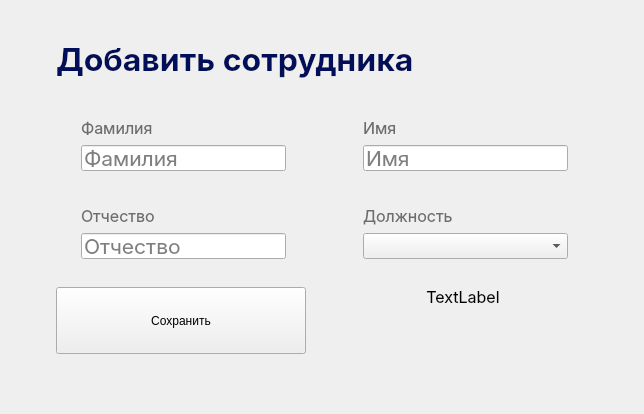
                <widget class="QWidget" name="roundedWidget_22" native="true">
                 <property name="sizePolicy">
                  <sizepolicy hsizetype="Preferred" vsizetype="Fixed">
                   <horstretch>0</horstretch>
                   <verstretch>0</verstretch>
                  </sizepolicy>
                 </property>
                 <layout class="QVBoxLayout" name="verticalLayout_43">
                  <property name="spacing">
                   <number>32</number>
                  </property>
                  <property name="leftMargin">
                   <number>56</number>
                  </property>
                  <property name="topMargin">
                   <number>40</number>
                  </property>
                  <property name="rightMargin">
                   <number>56</number>
                  </property>
                  <property name="bottomMargin">
                   <number>20</number>
                  </property>
                  <item>
                   <widget class="QLabel" name="label_121">
                    <property name="font">
                     <font>
                      <family>Inter</family>
                      <pointsize>24</pointsize>
                      <weight>75</weight>
                      <bold>true</bold>
                     </font>
                    </property>
                    <property name="styleSheet">
                     <string notr="true">color: #010E59;</string>
                    </property>
                    <property name="text">
                     <string>Добавить сотрудника</string>
                    </property>
                   </widget>
                  </item>
                  <item>
                   <layout class="QHBoxLayout" name="horizontalLayout_19">
                    <property name="spacing">
                     <number>32</number>
                    </property>
                    <item>
                     <layout class="QVBoxLayout" name="verticalLayout_124">
                      <property name="spacing">
                       <number>20</number>
                      </property>
                      <item>
                       <widget class="QWidget" name="borderWidget_19" native="true">
                        <property name="maximumSize">
                         <size>
                          <width>16777215</width>
                          <height>68</height>
                         </size>
                        </property>
                        <layout class="QVBoxLayout" name="verticalLayout_141">
                         <property name="spacing">
                          <number>0</number>
                         </property>
                         <property name="leftMargin">
                          <number>0</number>
                         </property>
                         <property name="topMargin">
                          <number>0</number>
                         </property>
                         <property name="rightMargin">
                          <number>0</number>
                         </property>
                         <property name="bottomMargin">
                          <number>0</number>
                         </property>
                         <item>
                          <widget class="QWidget" name="widget_24" native="true">
                           <property name="minimumSize">
                            <size>
                             <width>250</width>
                             <height>0</height>
                            </size>
                           </property>
                           <property name="cursor">
                            <cursorShape>IBeamCursor</cursorShape>
                           </property>
                           <layout class="QVBoxLayout" name="verticalLayout_142">
                            <property name="spacing">
                             <number>10</number>
                            </property>
                            <property name="leftMargin">
                             <number>25</number>
                            </property>
                            <property name="topMargin">
                             <number>5</number>
                            </property>
                            <property name="rightMargin">
                             <number>20</number>
                            </property>
                            <property name="bottomMargin">
                             <number>15</number>
                            </property>
                            <item>
                             <widget class="QLabel" name="label_122">
                              <property name="minimumSize">
                               <size>
                                <width>0</width>
                                <height>24</height>
                               </size>
                              </property>
                              <property name="font">
                               <font>
                                <family>Inter</family>
                                <pointsize>12</pointsize>
                               </font>
                              </property>
                              <property name="styleSheet">
                               <string notr="true">color: #6D6D6D;</string>
                              </property>
                              <property name="text">
                               <string>Фамилия</string>
                              </property>
                             </widget>
                            </item>
                            <item>
                             <widget class="QLineEdit" name="addRoute_number_2">
                              <property name="minimumSize">
                               <size>
                                <width>0</width>
                                <height>26</height>
                               </size>
                              </property>
                              <property name="font">
                               <font>
                                <family>Inter</family>
                                <pointsize>16</pointsize>
                               </font>
                              </property>
                              <property name="inputMask">
                               <string/>
                              </property>
                              <property name="text">
                               <string/>
                              </property>
                              <property name="placeholderText">
                               <string>Фамилия</string>
                              </property>
                             </widget>
                            </item>
                           </layout>
                          </widget>
                         </item>
                        </layout>
                       </widget>
                      </item>
                      <item>
                       <widget class="QWidget" name="borderWidget_20" native="true">
                        <property name="maximumSize">
                         <size>
                          <width>16777215</width>
                          <height>68</height>
                         </size>
                        </property>
                        <layout class="QVBoxLayout" name="verticalLayout_145">
                         <property name="spacing">
                          <number>0</number>
                         </property>
                         <property name="leftMargin">
                          <number>0</number>
                         </property>
                         <property name="topMargin">
                          <number>0</number>
                         </property>
                         <property name="rightMargin">
                          <number>0</number>
                         </property>
                         <property name="bottomMargin">
                          <number>0</number>
                         </property>
                         <item>
                          <widget class="QWidget" name="widget_26" native="true">
                           <property name="minimumSize">
                            <size>
                             <width>250</width>
                             <height>0</height>
                            </size>
                           </property>
                           <property name="cursor">
                            <cursorShape>IBeamCursor</cursorShape>
                           </property>
                           <layout class="QVBoxLayout" name="verticalLayout_146">
                            <property name="spacing">
                             <number>10</number>
                            </property>
                            <property name="leftMargin">
                             <number>25</number>
                            </property>
                            <property name="topMargin">
                             <number>5</number>
                            </property>
                            <property name="rightMargin">
                             <number>20</number>
                            </property>
                            <property name="bottomMargin">
                             <number>15</number>
                            </property>
                            <item>
                             <widget class="QLabel" name="label_123">
                              <property name="minimumSize">
                               <size>
                                <width>0</width>
                                <height>24</height>
                               </size>
                              </property>
                              <property name="font">
                               <font>
                                <family>Inter</family>
                                <pointsize>12</pointsize>
                               </font>
                              </property>
                              <property name="styleSheet">
                               <string notr="true">color: #6D6D6D;</string>
                              </property>
                              <property name="text">
                               <string>Отчество</string>
                              </property>
                             </widget>
                            </item>
                            <item>
                             <widget class="QLineEdit" name="addRoute_platform_2">
                              <property name="minimumSize">
                               <size>
                                <width>0</width>
                                <height>26</height>
                               </size>
                              </property>
                              <property name="font">
                               <font>
                                <family>Inter</family>
                                <pointsize>16</pointsize>
                               </font>
                              </property>
                              <property name="inputMask">
                               <string/>
                              </property>
                              <property name="text">
                               <string/>
                              </property>
                              <property name="placeholderText">
                               <string>Отчество</string>
                              </property>
                             </widget>
                            </item>
                           </layout>
                          </widget>
                         </item>
                        </layout>
                       </widget>
                      </item>
                      <item>
                       <widget class="QPushButton" name="addRoute_btn_2">
                        <property name="sizePolicy">
                         <sizepolicy hsizetype="Minimum" vsizetype="Fixed">
                          <horstretch>0</horstretch>
                          <verstretch>67</verstretch>
                         </sizepolicy>
                        </property>
                        <property name="minimumSize">
                         <size>
                          <width>0</width>
                          <height>67</height>
                         </size>
                        </property>
                        <property name="maximumSize">
                         <size>
                          <width>16777215</width>
                          <height>67</height>
                         </size>
                        </property>
                        <property name="cursor">
                         <cursorShape>PointingHandCursor</cursorShape>
                        </property>
                        <property name="text">
                         <string>Сохранить</string>
                        </property>
                       </widget>
                      </item>
                      <item>
                       <spacer name="verticalSpacer_33">
                        <property name="orientation">
                         <enum>Qt::Vertical</enum>
                        </property>
                        <property name="sizeHint" stdset="0">
                         <size>
                          <width>20</width>
                          <height>40</height>
                         </size>
                        </property>
                       </spacer>
                      </item>
                     </layout>
                    </item>
                    <item>
                     <layout class="QVBoxLayout" name="verticalLayout_153">
                      <property name="spacing">
                       <number>20</number>
                      </property>
                      <item>
                       <widget class="QWidget" name="borderWidget_24" native="true">
                        <property name="maximumSize">
                         <size>
                          <width>16777215</width>
                          <height>68</height>
                         </size>
                        </property>
                        <layout class="QVBoxLayout" name="verticalLayout_154">
                         <property name="spacing">
                          <number>0</number>
                         </property>
                         <property name="leftMargin">
                          <number>0</number>
                         </property>
                         <property name="topMargin">
                          <number>0</number>
                         </property>
                         <property name="rightMargin">
                          <number>0</number>
                         </property>
                         <property name="bottomMargin">
                          <number>0</number>
                         </property>
                         <item>
                          <widget class="QWidget" name="widget_30" native="true">
                           <property name="minimumSize">
                            <size>
                             <width>250</width>
                             <height>0</height>
                            </size>
                           </property>
                           <property name="cursor">
                            <cursorShape>IBeamCursor</cursorShape>
                           </property>
                           <layout class="QVBoxLayout" name="verticalLayout_155">
                            <property name="spacing">
                             <number>10</number>
                            </property>
                            <property name="leftMargin">
                             <number>25</number>
                            </property>
                            <property name="topMargin">
                             <number>5</number>
                            </property>
                            <property name="rightMargin">
                             <number>20</number>
                            </property>
                            <property name="bottomMargin">
                             <number>15</number>
                            </property>
                            <item>
                             <widget class="QLabel" name="label_127">
                              <property name="minimumSize">
                               <size>
                                <width>0</width>
                                <height>24</height>
                               </size>
                              </property>
                              <property name="font">
                               <font>
                                <family>Inter</family>
                                <pointsize>12</pointsize>
                               </font>
                              </property>
                              <property name="styleSheet">
                               <string notr="true">color: #6D6D6D;</string>
                              </property>
                              <property name="text">
                               <string>Имя</string>
                              </property>
                             </widget>
                            </item>
                            <item>
                             <widget class="QLineEdit" name="addRoute_departureDate_2">
                              <property name="minimumSize">
                               <size>
                                <width>0</width>
                                <height>26</height>
                               </size>
                              </property>
                              <property name="font">
                               <font>
                                <family>Inter</family>
                                <pointsize>16</pointsize>
                               </font>
                              </property>
                              <property name="inputMask">
                               <string/>
                              </property>
                              <property name="text">
                               <string/>
                              </property>
                              <property name="placeholderText">
                               <string>Имя</string>
                              </property>
                             </widget>
                            </item>
                           </layout>
                          </widget>
                         </item>
                        </layout>
                       </widget>
                      </item>
                      <item>
                       <widget class="QWidget" name="borderWidget_25" native="true">
                        <property name="maximumSize">
                         <size>
                          <width>16777215</width>
                          <height>68</height>
                         </size>
                        </property>
                        <layout class="QVBoxLayout" name="verticalLayout_156">
                         <property name="spacing">
                          <number>0</number>
                         </property>
                         <property name="leftMargin">
                          <number>0</number>
                         </property>
                         <property name="topMargin">
                          <number>0</number>
                         </property>
                         <property name="rightMargin">
                          <number>0</number>
                         </property>
                         <property name="bottomMargin">
                          <number>0</number>
                         </property>
                         <item>
                          <widget class="QWidget" name="widget_31" native="true">
                           <property name="minimumSize">
                            <size>
                             <width>250</width>
                             <height>0</height>
                            </size>
                           </property>
                           <property name="cursor">
                            <cursorShape>IBeamCursor</cursorShape>
                           </property>
                           <layout class="QVBoxLayout" name="verticalLayout_157">
                            <property name="spacing">
                             <number>10</number>
                            </property>
                            <property name="leftMargin">
                             <number>25</number>
                            </property>
                            <property name="topMargin">
                             <number>5</number>
                            </property>
                            <property name="rightMargin">
                             <number>20</number>
                            </property>
                            <property name="bottomMargin">
                             <number>15</number>
                            </property>
                            <item>
                             <widget class="QLabel" name="label_132">
                              <property name="minimumSize">
                               <size>
                                <width>0</width>
                                <height>24</height>
                               </size>
                              </property>
                              <property name="font">
                               <font>
                                <family>Inter</family>
                                <pointsize>12</pointsize>
                               </font>
                              </property>
                              <property name="styleSheet">
                               <string notr="true">color: #6D6D6D;</string>
                              </property>
                              <property name="text">
                               <string>Должность</string>
                              </property>
                             </widget>
                            </item>
                            <item>
                             <widget class="QComboBox" name="comboBox">
                              <property name="minimumSize">
                               <size>
                                <width>0</width>
                                <height>26</height>
                               </size>
                              </property>
                              <property name="font">
                               <font>
                                <family>Inter</family>
                                <pointsize>16</pointsize>
                               </font>
                              </property>
                              <property name="cursor">
                               <cursorShape>ArrowCursor</cursorShape>
                              </property>
                              <property name="contextMenuPolicy">
                               <enum>Qt::NoContextMenu</enum>
                              </property>
                              <property name="styleSheet">
                               <string notr="true"/>
                              </property>
                              <property name="currentText">
                               <string/>
                              </property>
                              <property name="placeholderText">
                               <string>Должность</string>
                              </property>
                              <item>
                               <property name="text">
                                <string>Работник</string>
                               </property>
                              </item>
                              <item>
                               <property name="text">
                                <string>Водитель</string>
                               </property>
                              </item>
                              <item>
                               <property name="text">
                                <string>Кассир</string>
                               </property>
                              </item>
                              <item>
                               <property name="text">
                                <string>Диспетчер</string>
                               </property>
                              </item>
                              <item>
                               <property name="text">
                                <string>Директор</string>
                               </property>
                              </item>
                             </widget>
                            </item>
                           </layout>
                          </widget>
                         </item>
                        </layout>
                       </widget>
                      </item>
                      <item>
                       <widget class="QLabel" name="addRoute_status_2">
                        <property name="font">
                         <font>
                          <family>Inter</family>
                          <pointsize>12</pointsize>
                         </font>
                        </property>
                        <property name="text">
                         <string>TextLabel</string>
                        </property>
                        <property name="alignment">
                         <set>Qt::AlignCenter</set>
                        </property>
                       </widget>
                      </item>
                      <item>
                       <spacer name="verticalSpacer_34">
                        <property name="orientation">
                         <enum>Qt::Vertical</enum>
                        </property>
                        <property name="sizeHint" stdset="0">
                         <size>
                          <width>20</width>
                          <height>40</height>
                         </size>
                        </property>
                       </spacer>
                      </item>
                     </layout>
                    </item>
                   </layout>
                  </item>
                 </layout>
                </widget>
